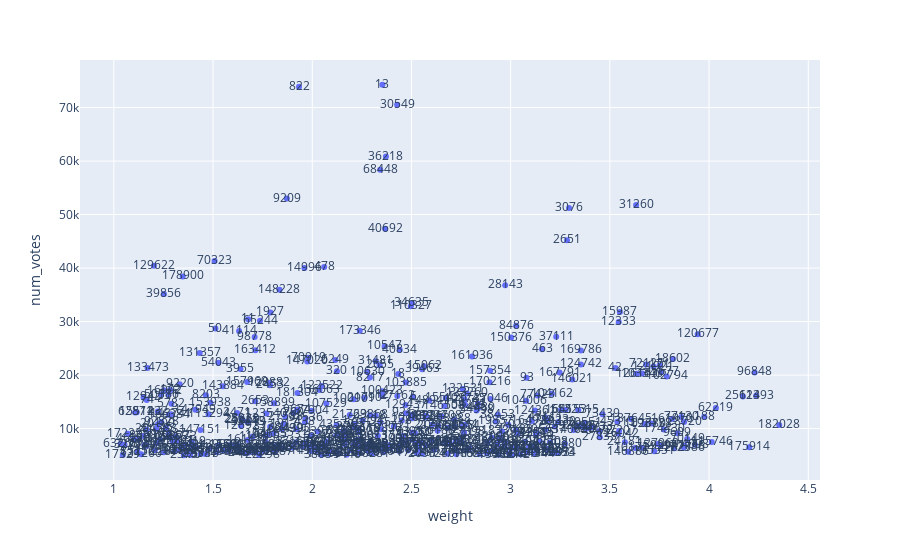

This figure's notebook cell:
### Code cell
plot5 = bgg[min_votes].plot.scatter(x="weight", y="num_votes", text="game_id")
plot5

### Figure 1 — Plotly figure (JSON) as saved in the notebook; plotly's stock layout.template omitted (floating-point values rounded to 4 significant figures; data arrays with more than 128 entries replaced by an {"elided": "..."} marker saying what was removed)
{"data": [{"hovertemplate": "weight=%{x}<br>num_votes=%{y}<br>game_id=%{text}<extra></extra>", "legendgroup": "", "marker": {"color": "#636efa", "symbol": "circle"}, "mode": "markers+text", "name": "", "orientation": "v", "showlegend": false, "text": {"elided": "411 int values"}, "type": "scatter", "x": {"elided": "411 float values"}, "xaxis": "x", "y": {"elided": "411 int values"}, "yaxis": "y"}], "layout": {"legend": {"tracegroupgap": 0}, "margin": {"t": 60}, "xaxis": {"anchor": "y", "domain": [0, 1], "title": {"text": "weight"}}, "yaxis": {"anchor": "x", "domain": [0, 1], "title": {"text": "num_votes"}}}}
